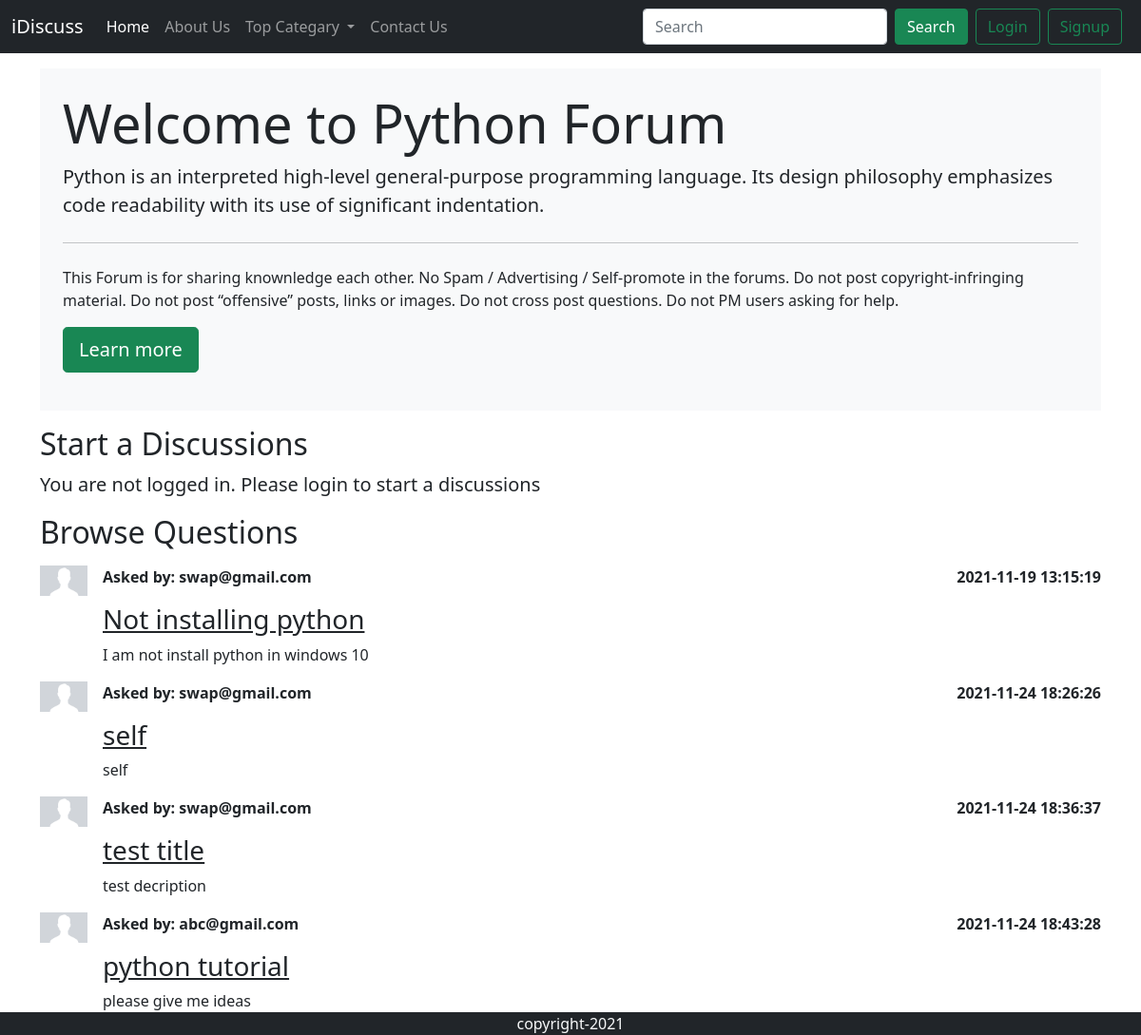
The app's page /threadlist.php?catid=3 with its own data.
### tables this page shows
CREATE TABLE `catagories` (
  `catagory_id` int(11) NOT NULL,
  `catagory_name` varchar(255) NOT NULL,
  `desc` varchar(500) NOT NULL,
  `date` datetime NOT NULL DEFAULT current_timestamp(),
  `sts` int(11) NOT NULL
);

CREATE TABLE `threads` (
  `thrd_id` int(11) NOT NULL,
  `thrd_title` varchar(255) NOT NULL,
  `thrd_desc` text NOT NULL,
  `thrd_cat_id` int(11) NOT NULL,
  `thrd_user_id` int(11) NOT NULL,
  `date` datetime NOT NULL DEFAULT current_timestamp(),
  `sts` int(11) NOT NULL
);

CREATE TABLE `users` (
  `sno` int(11) NOT NULL,
  `email` varchar(110) NOT NULL,
  `password` varchar(200) NOT NULL,
  `date` datetime NOT NULL DEFAULT current_timestamp(),
  `sts` int(11) NOT NULL
);

### threadlist.php (the view, shortened to what this page needs)
<!doctype html>
<html lang="en">
<head>
    <link href="https://cdn.jsdelivr.net/npm/bootstrap@5.0.2/dist/css/bootstrap.min.css" rel="stylesheet"
>
</head>
<body>
    <?php
     include './partial/db.php';
   include './partial/_header.php';
   ?>
    <?php
            $cid=$_GET['catid'];
            $sql="SELECT * FROM `catagories` WHERE catagory_id=$cid";
            $result=mysqli_query($conn, $sql);
            while($row= mysqli_fetch_assoc($result)){
               $catname=$row['catagory_name'];
                $desc=$row['desc'];
            }
  ?>
    <div class="container my-3">
        <div class="jumbotron bg-light p-4">
            <h1 class="display-4">Welcome to <?php echo $catname; ?> Forum</h1>
            <p class="lead"><?php echo $desc; ?></p>
            <hr class="my-4">
            <p>This Forum is for sharing knownledge each other.
                No Spam / Advertising / Self-promote in the forums.
                Do not post copyright-infringing material.
                Do not post “offensive” posts, links or images.
                Do not cross post questions.
                Do not PM users asking for help.
            </p>
            <p class="lead">
                <a class="btn btn-success btn-lg" href="#" role="button">Learn more</a>
            </p>
        </div>
    </div>
    <?php
    if(isset($_SESSION['loggedin']) && $_SESSION['loggedin']==true ){
       echo '<div class="container my-2">
            <h2> Start a Discussions</h2>
            <form class="p-4" action="' . $_SERVER["REQUEST_URI"].'" method="post">
                <div class="mb-3">
                <input type="hidden"  name="sno" value="'.$_SESSION['sno'].'">
                    <label for="title" class="form-label">Problem Title</label>
                    <input type="text" class="form-control" id="title" name="title" aria-describedby="emailHelp">
                    <div id="emailHelp" class="form-text">keep Your title as short and crisp as possible</div>
                </div>
                <div class="mb-3">
                    <label for="desc" class="form-label">Elaborate Your Problem</label>
                    <textarea class="form-control" placeholder="Leave a comment here" id="desc" name="desc"></textarea>
                </div>
                <button type="submit" class="btn btn-success">Submit</button>
            </form>
        </div>';
    }
        else{
             echo '<div class="container"> <h2> Start a Discussions</h2>
             <p class="lead">You are not logged in. Please login to start a discussions</p></div>';
        }
    ?>
    <div class="container my-3">
        <h2>Browse Questions</h2>
        <?php
            $cid=$_GET['catid'];
            $sql="SELECT * FROM `threads` WHERE thrd_cat_id=$cid";
            $result=mysqli_query($conn, $sql);
            while($row= mysqli_fetch_assoc($result)){
                $tid=$row['thrd_id'];
               $thrdtitle=$row['thrd_title'];
                $thrddesc=$row['thrd_desc'];
                $thrd_time=$row['date'];
                $thrd_user_id=$row['thrd_user_id'];
                $sql2="SELECT * FROM `users` where sno=$thrd_user_id";
                $result2=mysqli_query($conn, $sql2);
                $row2=mysqli_fetch_assoc($result2);
       echo '<div class="d-flex py-2">
            <div class="flex-shrink-0 center">
                <img src="./img/user.png" width="50px" alt="...">
            </div>
            <div class="flex-grow-1 ms-3">
            <p class="fw-bold">Asked by: ' .$row2['email'].' <span class="float-end">'.$thrd_time.'</span></p>
                <h3><a class="text-dark" href="thread.php?thrdid='.$tid.'"> '.$thrdtitle.' </a></h3>
                '.$thrddesc.'
            </div>
        </div>';
        }
        ?>
    </div>
    <?php include './partial/_footer.php' ?>
</body>
</html>

### records on screen
catagories: catagory_name "Python", desc "Python is an interpreted high-level general-purpose programming language. Its design philosophy emphasizes code readability with its use of significant indentation."
threads: users.email "swap@gmail.com", date "2021-11-19 13:15:19", thrd_title "Not installing python", thrd_desc "I am not install python in windows 10"
threads: users.email "swap@gmail.com", date "2021-11-24 18:26:26", thrd_title "self", thrd_desc "self"
threads: users.email "swap@gmail.com", date "2021-11-24 18:36:37", thrd_title "test title", thrd_desc "test decription"
threads: users.email "abc@gmail.com", date "2021-11-24 18:43:28", thrd_title "python tutorial", thrd_desc "please give me ideas"
